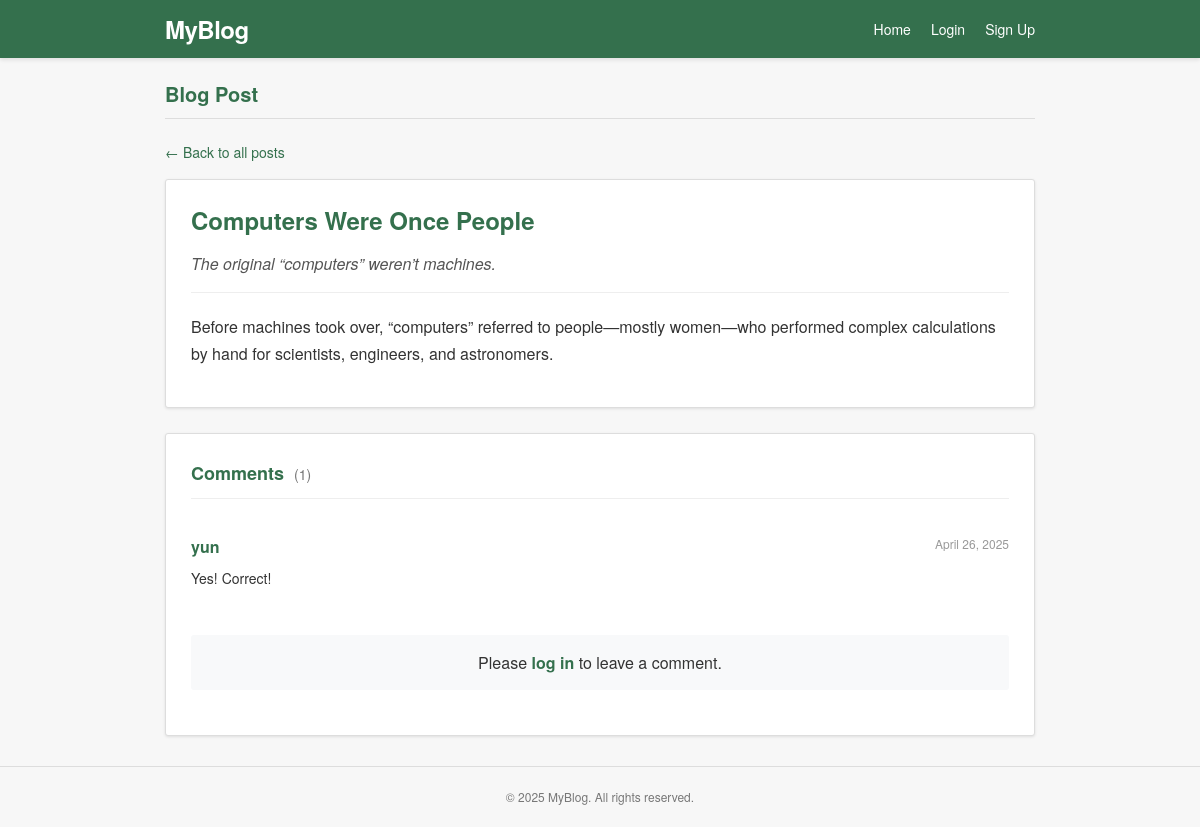
Page /13/ on the earlier database version.
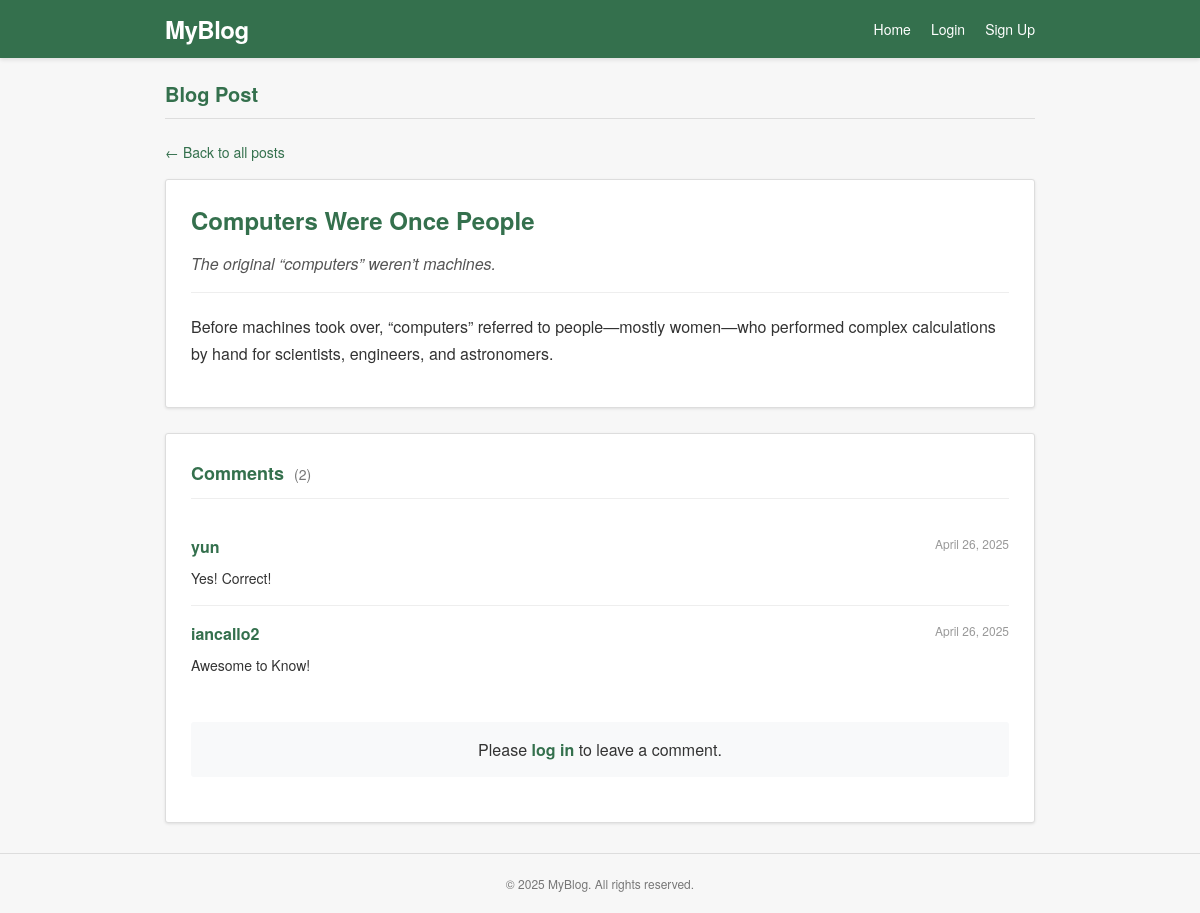
Same page on the later database version.
### posts/models.py (models this page shows, shortened)
class Comment(models.Model):
    post = models.ForeignKey(Post, on_delete=models.CASCADE, related_name='comments')
    author = models.ForeignKey(User, on_delete=models.CASCADE, related_name='comments', null=True, blank=True)
    author_name = models.CharField(max_length=100)
    author_email_hash = models.CharField(max_length=128)  # Make hash field required
    content = models.TextField()
    created_at = models.DateTimeField(auto_now_add=True)
    class Meta:
        ordering = ['created_at']

### posts/views.py (the view)
# urls.py: path("<int:pk>/", PostDetailView.as_view(), name="post_detail"),
class PostDetailView(DetailView):
    model = Post
    template_name = "posts/post_detail.html"
    def get_context_data(self, **kwargs):
        context = super().get_context_data(**kwargs)
        context['comments'] = self.object.comments.all()
        return context

### posts/templates/posts/post_detail.html (shortened to what this page needs)
<!DOCTYPE html>
<html lang="en">
<head>
</head>
<body>
    <header class="header">
        <div class="header-container">
            <div class="logo"><a href="{% url 'post_list' %}">MyBlog</a></div>
            <div class="nav-links">
                <a href="{% url 'post_list' %}" class="nav-link">Home</a>
                {% if user.is_authenticated %}
                    <a href="{% url 'logout' %}" class="nav-link">Logout ({{ user.username }})</a>
                {% else %}
                    <a href="{% url 'login' %}" class="nav-link">Login</a>
                    <a href="{% url 'signup' %}" class="nav-link">Sign Up</a>
                {% endif %}
            </div>
        </div>
    </header>
    <main class="container">
        <h1 class="page-title">Blog Post</h1>
        <a href="{% url 'post_list' %}" class="back-link">← Back to all posts</a>
        <article class="post-detail">
            <h2 class="post-title">{{ object.title }}</h2>
            <p class="post-description">{{ object.description }}</p>
            <div class="post-content">{{ object.content|linebreaks }}</div>
        </article>
        <section class="comments-section">
            <h3 class="comments-title">Comments <span class="comment-count">({{ comments|length }})</span></h3>
            <div class="comment-list">
                {% for comment in comments %}
                    <div class="comment">
                        <div class="comment-header">
                            <span class="comment-author">{{ comment.author_name }}</span>
                            <span class="comment-date">{{ comment.created_at|date:"F d, Y" }}</span>
                        </div>
                        <div class="comment-body">{{ comment.content }}</div>
                    </div>
                {% empty %}
                    <p>No comments yet.</p>
                {% endfor %}
            </div>
            {% if user.is_authenticated %}
                <h4 class="comment-form-title">Add a Comment</h4>
                <form class="comment-form" method="post" action="{% url 'add_comment' post.pk %}">
                    {% csrf_token %}
                    <div class="form-group">
                        <label class="form-label" for="content">Comment</label>
                        <textarea class="form-textarea" id="content" name="content" required></textarea>
                    </div>
                    <button type="submit" class="form-submit">Submit Comment</button>
                </form>
            {% else %}
                <div class="login-to-comment">
                    <p>Please <a href="{% url 'login' %}">log in</a> to leave a comment.</p>
                </div>
            {% endif %}
        </section>
    </main>
    <footer class="footer">
        <p>© {% now "Y" %} MyBlog. All rights reserved.</p>
    </footer>
</body>
</html>

Differences in the rows shown:
added Comment: author_name "iancallo2", created_at "April 26, 2025", content "Awesome to Know!"
Other differences:
{{ comments|length }}: "1" → "2"
